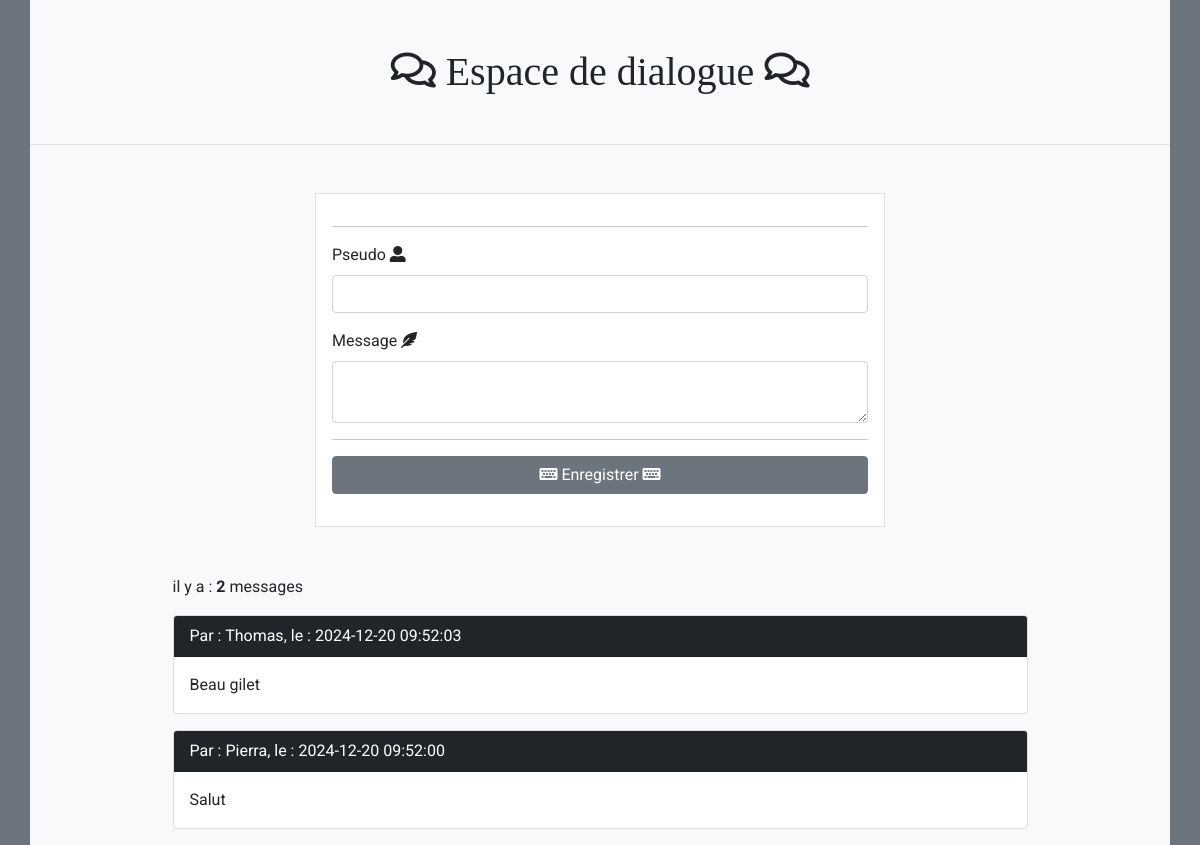
/10-PDO/dialogueSqlite.php, run on the app's committed database.
### tables this page shows
CREATE TABLE commentaire (
    id INTEGER PRIMARY KEY AUTOINCREMENT,
    pseudo TEXT NOT NULL,
    message TEXT NOT NULL,
    date_enregistrement DATETIME DEFAULT CURRENT_TIMESTAMP
);

### 10-PDO/dialogueSqlite.php (the view, shortened to what this page needs)
<?php
$pdo = new PDO('sqlite:' . __DIR__ . '/dialogue.sqlite');
$pdo->setAttribute(PDO::ATTR_ERRMODE, PDO::ERRMODE_EXCEPTION);
$pdo->exec('PRAGMA encoding = "UTF-8";');
$createTableSQL = "
CREATE TABLE IF NOT EXISTS commentaire (
    id INTEGER PRIMARY KEY AUTOINCREMENT,
    pseudo TEXT NOT NULL,
    message TEXT NOT NULL,
    date_enregistrement DATETIME DEFAULT CURRENT_TIMESTAMP
)";
$pdo->exec($createTableSQL);
$liste_commentaire = $pdo->query("SELECT pseudo, message, datetime(date_enregistrement, 'localtime') AS date_fr FROM commentaire ORDER BY date_enregistrement DESC");
$countReq = $pdo->query("SELECT COUNT(*) AS nb FROM commentaire");
$nbMessages = $countReq->fetch(PDO::FETCH_ASSOC)['nb'];
?>
<!DOCTYPE html>
<html lang="fr">
    <head>
        <link href="https://cdn.jsdelivr.net/npm/bootstrap@5.0.1/dist/css/bootstrap.min.css" rel="stylesheet">
        <link rel="stylesheet" href="https://cdnjs.cloudflare.com/ajax/libs/font-awesome/5.15.3/css/all.min.css" />
    </head>
    <body class="bg-secondary" >
        <div class="container bg-light g-0">
            <div class='row '>
                <div class="col-12">
                    <h2 class="text-center text-dark fs-1 bg-light p-5 border-bottom"><i class="far fa-comments"></i> Espace de dialogue <i class="far fa-comments"></i></h2>
                    <form method="post" class="mt-5 mx-auto w-50 border p-3 bg-white">
                        <hr>
                        <div class="mb-3">
                            <label for="pseudo" class="form-label">Pseudo <i class="fas fa-user-alt"></i></label>
                            <input type="text" class="form-control" id="pseudo" name="pseudo">
                        </div>
                        <div class="mb-3">
                            <label for="message" class="form-label">Message <i class="fas fa-feather-alt"></i></label>
                            <textarea class="form-control" id="message" name="message"></textarea>
                        </div>
                        <div class="mb-3">
                            <hr>
                            <button type="submit" class="btn btn-secondary w-100" id="enregistrer" name="enregistrer"><i class="fas fa-keyboard"></i> Enregistrer <i class="fas fa-keyboard"></i></button>
                        </div>
                    </form>
                </div>
            </div>
            <div class='row mt-5'>
                <div class="col-12">
                    <p class="w-75 mx-auto mb-3"><?php
                        echo 'il y a : <b>' . $nbMessages . '</b> messages';
                    ?></p>
                    <?php
                        while($commentaire = $liste_commentaire->fetch(PDO::FETCH_ASSOC)) {
                            echo '<div class="card w-75 mx-auto mb-3">
                                    <div class="card-header bg-dark text-white">
                                        Par : ' . htmlspecialchars($commentaire['pseudo']) . ', le : ' . $commentaire['date_fr'] . '
                                    </div>
                                    <div class="card-body">
                                        <p class="card-text">' . htmlspecialchars($commentaire['message']) . '</p>
                                    </div>
                                </div>';
                        }
                    ?>
                </div>
            </div>
        </div>
    </body>
</html>

### 10-PDO/dialogueSqlite.php (style rules this page uses)
* { font-family: 'Roboto', sans-serif; }
h1, h2, h3, h4, h5, h6 { font-family: 'Playfair Display', serif; }

### data on the page
commentaire: pseudo "Thomas", date_fr "2024-12-20 09:52:03", message "Beau gilet"
commentaire: pseudo "Pierra", date_fr "2024-12-20 09:52:00", message "Salut"

### other printed values
$nbMessages "2"
